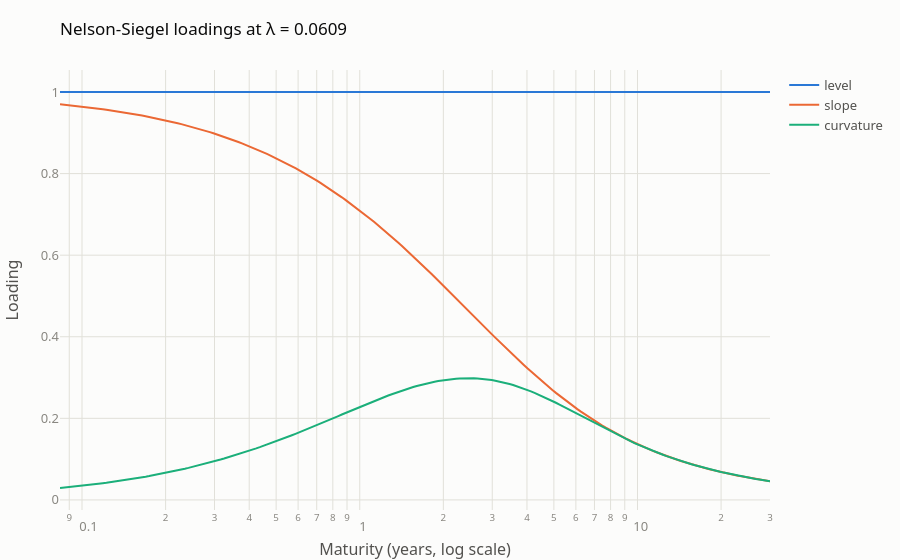

This figure's notebook cell:
### Markdown cell above
## The model

For a maturity of τ months the model yield is

$$y(\tau) = \beta_0 + \beta_1 \frac{1 - e^{-\lambda\tau}}{\lambda\tau} + \beta_2 \left(\frac{1 - e^{-\lambda\tau}}{\lambda\tau} - e^{-\lambda\tau}\right)$$

Each β multiplies a fixed function of maturity, its **loading**. λ sets how fast the loadings decay. Diebold and Li (2006) fix λ = 0.0609, which puts the peak of the third loading near 30 months.

### Code cell
grid = np.geomspace(1, 360, 200)
loadings = ns.ns_loadings(grid)
fig = go.Figure(
    [
        go.Scatter(x=grid / 12, y=loadings[name], name=name, mode="lines", line=dict(width=2))
        for name in ns.FACTOR_COLUMNS
    ]
)
fig.update_layout(
    template=plots.TEMPLATE,
    title="Nelson-Siegel loadings at λ = 0.0609",
    xaxis=dict(title="Maturity (years, log scale)", type="log"),
    yaxis=dict(title="Loading"),
)
fig

### Figure 1 — Plotly figure (JSON) as saved in the notebook; plotly's stock layout.template omitted (floating-point values rounded to 4 significant figures; data arrays with more than 128 entries replaced by an {"elided": "..."} marker saying what was removed)
{"data": [{"line": {"width": 2}, "mode": "lines", "name": "level", "type": "scatter", "x": {"elided": "200 float values"}, "y": {"elided": "200 float values"}}, {"line": {"width": 2}, "mode": "lines", "name": "slope", "type": "scatter", "x": {"elided": "200 float values"}, "y": {"elided": "200 float values"}}, {"line": {"width": 2}, "mode": "lines", "name": "curvature", "type": "scatter", "x": {"elided": "200 float values"}, "y": {"elided": "200 float values"}}], "layout": {"title": {"text": "Nelson-Siegel loadings at λ = 0.0609"}, "xaxis": {"title": {"text": "Maturity (years, log scale)"}, "type": "log"}, "yaxis": {"title": {"text": "Loading"}}}}
